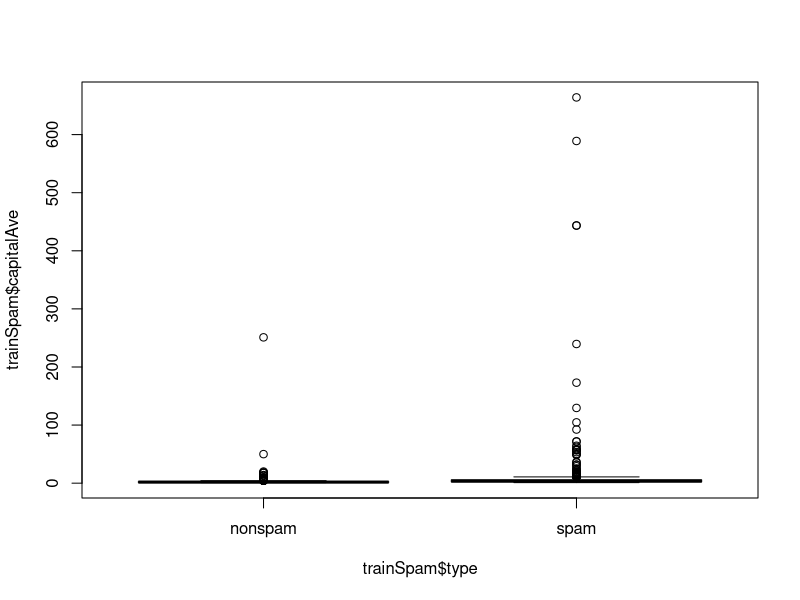
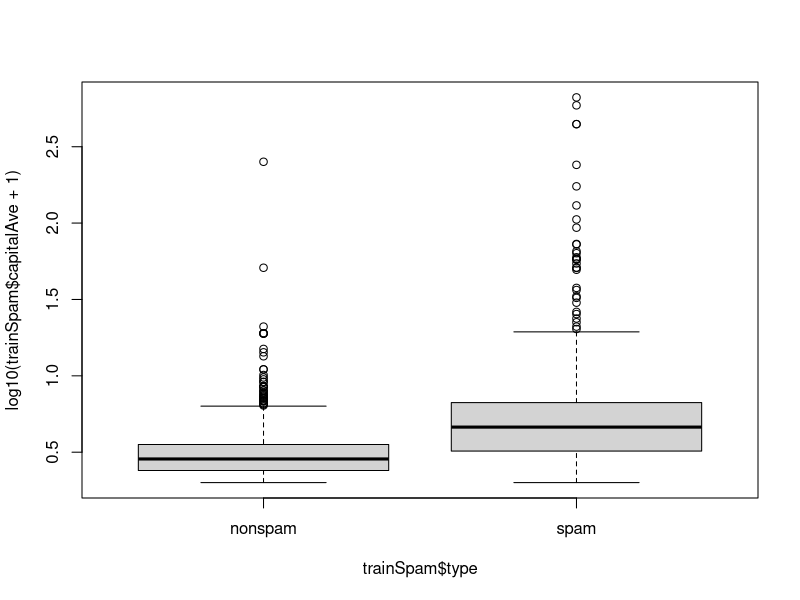
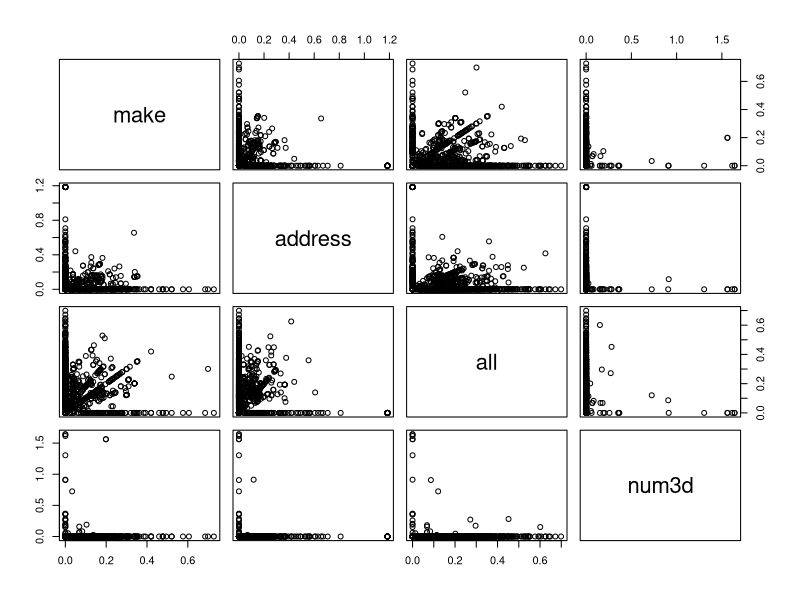
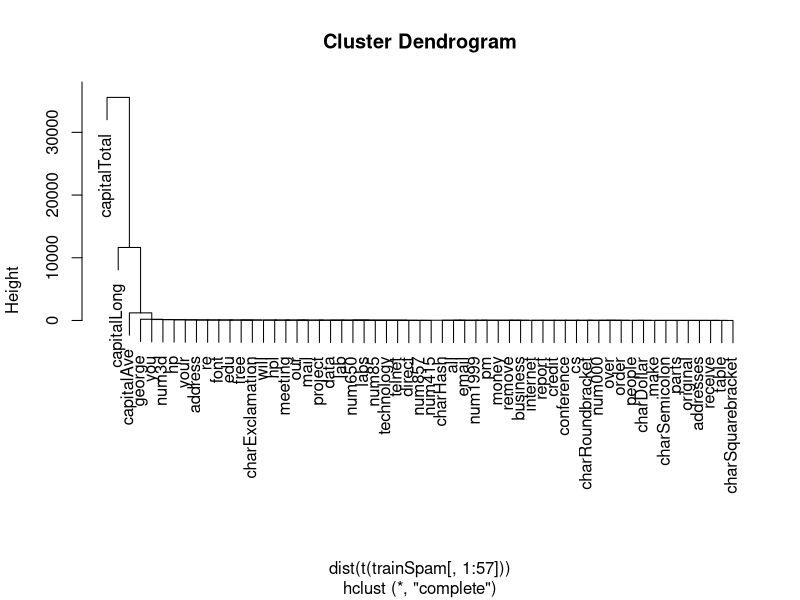

Write R code to recreate these figures, in order.
## ---- chunk 1
sessionInfo()
## ---- chunk 2
library(kernlab)
data(spam)
set.seed(3435)
trainIndicator = rbinom( 4601, size = 1, prob = 0.5)
table(trainIndicator)
trainSpam = spam[ trainIndicator ==1, ]
testSpam = spam[ trainIndicator == 0, ]
# summarys, missing data, exploratory plots, clusting...
head(trainSpam)
plot( trainSpam$capitalAve ~ trainSpam$type )
plot( log10(trainSpam$capitalAve +1) ~ trainSpam$type ) # how to show data
plot( log10(trainSpam[,1:4]+1))
hCluster = hclust( dist(t(trainSpam[, 1:57])))
plot(hCluster)
# statistical prediction / modeling
trainSpam$numType = as.numeric( trainSpam$type) -1 
costFunction = function(x,y) sum( x!= (y>0.5))
cvError = rep(NA, 55)
library(boot)
for ( i in 1:55) {
  lmFormula = reformulate( names(trainSpam)[i], response = "numType")
  glmFit = glm( lmFormula, family = "binomial", data = trainSpam )
  cvError[i] = cv.glm( trainSpam, glmFit, costFunction, 2)$delta[2]
}

## which predictor has minimum cross-validated error?
names(trainSpam)[ which.min(cvError)]
## use the best model for the group
predictionModel = glm( numType ~ charDollar, family = "binomial", data = trainSpam )

## Get predictions on the test set
predictionTest = predict( predictionModel, testSpam)
predictedSpam = rep("nonspam", dim(testSpam)[1])

## classify as 'spam' for those with prob > 0.5
predictedSpam[ predictionModel$fitted > 0.5] = "spam"
##classification table
table( predictedSpam, testSpam$type)
